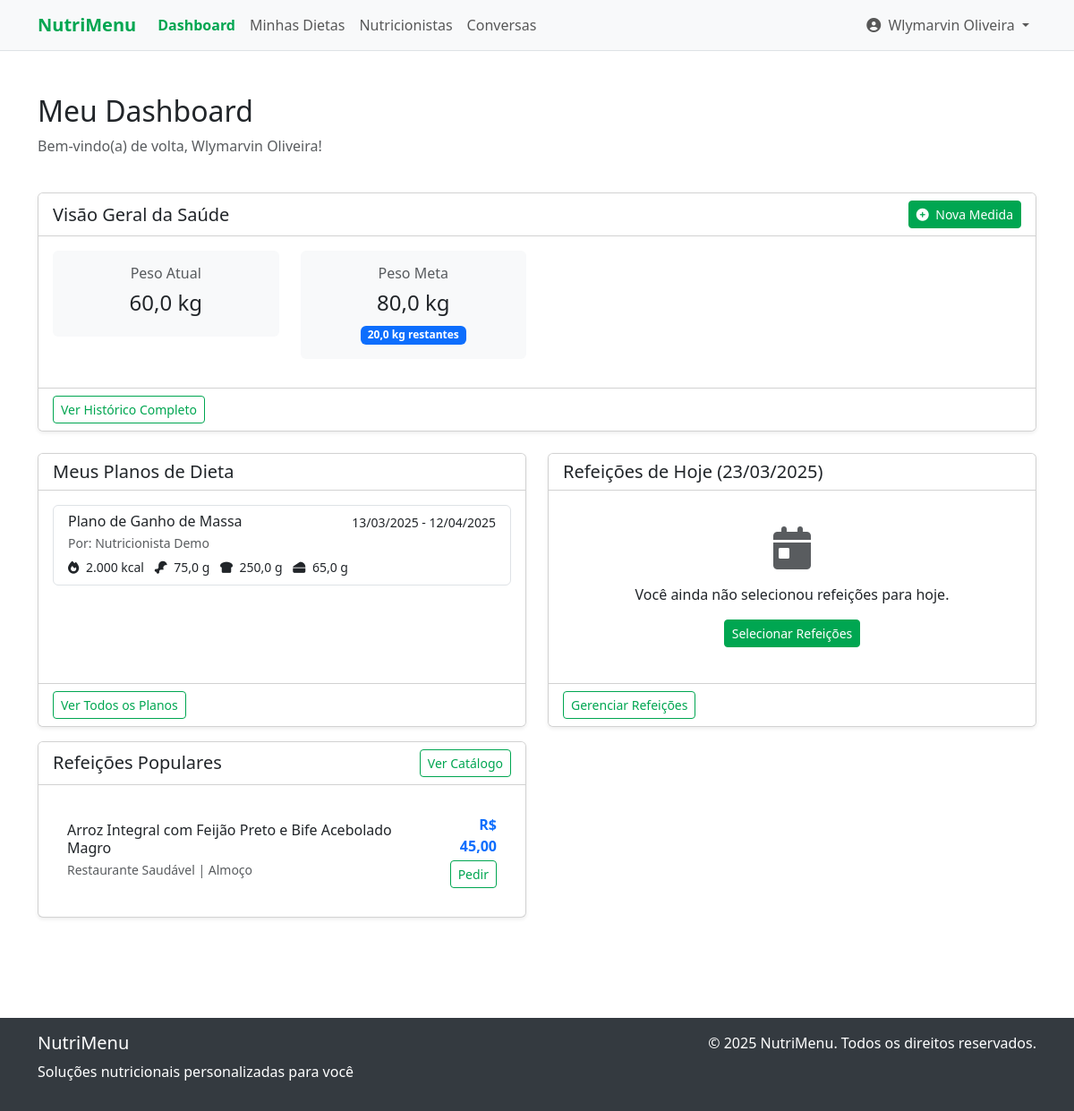
The app's page /dashboard (signed in) with its own data.
### tables this page shows
CREATE TABLE users (
    id INTEGER PRIMARY KEY AUTOINCREMENT,
    name TEXT NOT NULL,
    email TEXT NOT NULL UNIQUE,
    password TEXT NOT NULL,
    role TEXT NOT NULL DEFAULT 'user', -- 'admin', 'nutritionist', 'restaurant', 'user'
    created_at DATETIME DEFAULT CURRENT_TIMESTAMP,
    updated_at DATETIME DEFAULT CURRENT_TIMESTAMP
);

CREATE TABLE user_profiles (
    id INTEGER PRIMARY KEY AUTOINCREMENT,
    user_id INTEGER NOT NULL,
    birth_date DATE,
    gender TEXT,
    height REAL, -- in cm
    current_weight REAL, -- in kg
    goal_weight REAL, -- in kg
    activity_level TEXT, -- 'sedentary', 'light', 'moderate', 'active', 'very_active'
    health_conditions TEXT,
    dietary_restrictions TEXT,
    created_at DATETIME DEFAULT CURRENT_TIMESTAMP,
    updated_at DATETIME DEFAULT CURRENT_TIMESTAMP,
    FOREIGN KEY (user_id) REFERENCES users(id) ON DELETE CASCADE
);

CREATE TABLE diet_plans (
    id INTEGER PRIMARY KEY AUTOINCREMENT,
    nutritionist_id INTEGER NOT NULL,
    user_id INTEGER NOT NULL,
    name TEXT NOT NULL,
    start_date DATE NOT NULL,
    end_date DATE NOT NULL,
    daily_calories REAL,
    daily_protein REAL, -- in g
    daily_carbs REAL, -- in g
    daily_fat REAL, -- in g
    notes TEXT,
    status TEXT DEFAULT 'active', -- 'active', 'completed', 'canceled'
    created_at DATETIME DEFAULT CURRENT_TIMESTAMP,
    updated_at DATETIME DEFAULT CURRENT_TIMESTAMP,
    FOREIGN KEY (nutritionist_id) REFERENCES nutritionist_profiles(id) ON DELETE CASCADE,
    FOREIGN KEY (user_id) REFERENCES users(id) ON DELETE CASCADE
);

CREATE TABLE meals (
    id INTEGER PRIMARY KEY AUTOINCREMENT,
    restaurant_id INTEGER NOT NULL,
    name TEXT NOT NULL,
    description TEXT,
    price REAL NOT NULL,
    available BOOLEAN DEFAULT 1,
    meal_type TEXT, -- 'breakfast', 'lunch', 'dinner', 'snack'
    created_at DATETIME DEFAULT CURRENT_TIMESTAMP,
    updated_at DATETIME DEFAULT CURRENT_TIMESTAMP,
    FOREIGN KEY (restaurant_id) REFERENCES restaurant_profiles(id) ON DELETE CASCADE
);

### src/views/dashboard/user.php (the view, shortened to what the rows shown need)
<div class="container my-5">
    <div class="row mb-4">
        <div class="col">
            <h2>Meu Dashboard</h2>
            <p class="text-muted">Bem-vindo(a) de volta, <?= $user['name'] ?>!</p>
        </div>
    </div>
    <div class="row mb-4">
        <div class="col-12">
            <div class="card shadow-sm">
                <div class="card-body">
                    <div class="row">
                        <?php if (!empty($profile) && !empty($profile['current_weight'])): ?>
                            <div class="col-md-3 mb-3">
                                <div class="card border-0 bg-light">
                                    <div class="card-body text-center">
                                        <h6 class="text-muted mb-2">Peso Atual</h6>
                                        <h4><?= Formatter::formatWeight($profile['current_weight']) ?></h4>
                                    </div>
                                </div>
                            </div>
                        <?php endif; ?>
                        <?php if (!empty($profile) && !empty($profile['goal_weight'])): ?>
                            <div class="col-md-3 mb-3">
                                <div class="card border-0 bg-light">
                                    <div class="card-body text-center">
                                        <h6 class="text-muted mb-2">Peso Meta</h6>
                                        <h4><?= Formatter::formatWeight($profile['goal_weight']) ?></h4>
                                        <?php if (!empty($profile['current_weight'])): ?>
                                            <span class="badge bg-primary">
                                                <?= Formatter::formatWeight(abs($profile['goal_weight'] - $profile['current_weight'])) ?> restantes
                                            </span>
                                        <?php endif; ?>
                                    </div>
                                </div>
                            </div>
                        <?php endif; ?>
                    </div>
                </div>
            </div>
        </div>
    </div>
    <div class="row mb-4">
        <div class="col-md-6 mb-3">
            <div class="card shadow-sm h-100">
                <div class="card-body">
                    <?php if (empty($dietPlans)): ?>
                        <div class="text-center py-4">
                            <i class="fas fa-utensils fa-3x text-muted mb-3"></i>
                            <p>Você ainda não tem planos de dieta ativos.</p>
                            <a href="/nutritionists" class="btn btn-sm btn-primary">Encontrar Nutricionista</a>
                        </div>
                    <?php else: ?>
                        <div class="list-group">
                            <?php foreach ($dietPlans as $plan): ?>
                                <a href="/diets/view?id=<?= $plan['id'] ?>" class="list-group-item list-group-item-action">
                                    <div class="d-flex w-100 justify-content-between">
                                        <h6 class="mb-1"><?= $plan['name'] ?></h6>
                                        <small><?= Formatter::formatDate($plan['start_date']) ?> - <?= Formatter::formatDate($plan['end_date']) ?></small>
                                    </div>
                                    <p class="mb-1 text-muted small">Por: <?= $plan['nutritionist_name'] ?></p>
                                    <small>
                                        <i class="fas fa-fire me-1"></i> <?= Formatter::formatCalories($plan['daily_calories']) ?>
                                        <i class="fas fa-drumstick-bite ms-2 me-1"></i> <?= Formatter::formatNutrient($plan['daily_protein']) ?>
                                        <i class="fas fa-bread-slice ms-2 me-1"></i> <?= Formatter::formatNutrient($plan['daily_carbs']) ?>
                                        <i class="fas fa-cheese ms-2 me-1"></i> <?= Formatter::formatNutrient($plan['daily_fat']) ?>
                                    </small>
                                </a>
                            <?php endforeach; ?>
                        </div>
                    <?php endif; ?>
                </div>
            </div>
        </div>
        <div class="col-md-6 mb-3">
            <div class="card shadow-sm h-100">
                <div class="card-body">
                    <?php if (empty($popularMeals)): ?>
                        <p class="text-center text-muted my-4">Ainda não há refeições populares para mostrar.</p>
                    <?php else: ?>
                        <div class="list-group list-group-flush">
                            <?php foreach ($popularMeals as $meal): ?>
                                <div class="list-group-item p-3">
                                    <div class="d-flex justify-content-between align-items-center">
                                        <div>
                                            <h6 class="mb-1"><?= $meal['name'] ?></h6>
                                            <p class="mb-0 text-muted small"><?= $meal['restaurant_name'] ?> | <?= Formatter::getMealTypeName($meal['meal_type']) ?></p>
                                        </div>
                                        <div class="text-end">
                                            <div class="fw-bold text-primary mb-1"><?= Formatter::formatCurrency($meal['price']) ?></div>
                                            <a href="/meals/catalog" class="btn btn-sm btn-outline-primary">Pedir</a>
                                        </div>
                                    </div>
                                </div>
                            <?php endforeach; ?>
                        </div>
                    <?php endif; ?>
                </div>
            </div>
        </div>
    </div>
</div>

### src/views/layouts/main.php (shortened to what the rows shown need)
<!DOCTYPE html>
<html lang="pt-BR">
<head>
    <link href="https://cdn.jsdelivr.net/npm/bootstrap@5.3.0/dist/css/bootstrap.min.css" rel="stylesheet">
    <link rel="stylesheet" href="https://cdnjs.cloudflare.com/ajax/libs/font-awesome/6.4.0/css/all.min.css">
    <link rel="stylesheet" href="/css/styles.css">
</head>
<body>
    <nav class="navbar navbar-expand-lg navbar-light bg-light border-bottom">
        <div class="container">
            <div class="collapse navbar-collapse" id="navbarNav">
                <?php if (isset($currentUser)): ?>
                    <?php if ($currentUser['role'] === 'user'): ?>
                        <ul class="navbar-nav">
                            <li class="nav-item">
                                <a class="nav-link <?= getCurrentRoute() === '/dashboard' ? 'active' : '' ?>" href="/dashboard">
                                    Dashboard
                                </a>
                            </li>
                            <li class="nav-item">
                                <a class="nav-link <?= getCurrentRoute() === '/diets' ? 'active' : '' ?>" href="/diets">
                                    Minhas Dietas
                                </a>
                            </li>
                            <li class="nav-item">
                                <a class="nav-link <?= getCurrentRoute() === '/nutritionists' ? 'active' : '' ?>" href="/nutritionists">
                                    Nutricionistas
                                </a>
                            </li>
                            <li class="nav-item">
                                <a class="nav-link <?= getCurrentRoute() === '/chats' ? 'active' : '' ?>" href="/chats">
                                    Conversas
                                </a>
                            </li>
                        </ul>
                    <?php endif; ?>
                    <ul class="navbar-nav ms-auto">
                        <li class="nav-item dropdown">
                            <a class="nav-link dropdown-toggle" href="#" id="userDropdown" role="button" data-bs-toggle="dropdown">
                                <i class="fas fa-user-circle me-1"></i> <?= $currentUser['name'] ?>
                            </a>
                        </li>
                    </ul>
                <?php endif; ?>
            </div>
        </div>
    </nav>
    <div class="main-content">
        <?= $content ?>
    </div>
</body>
</html>

### records on screen
users: name "Wlymarvin Oliveira"
user_profiles: current_weight "60,0 kg", goal_weight "80,0 kg", Formatter::formatWeight(abs($profile['goal_weight'] - $profile['current_weight'])) "20,0 kg"
diet_plans: name "Plano de Ganho de Massa", start_date "13/03/2025", end_date "12/04/2025", users.name "Nutricionista Demo", daily_calories "2.000 kcal", daily_protein "75,0 g", daily_carbs "250,0 g", daily_fat "65,0 g"
meals: name "Arroz Integral com Feijão Preto e Bife Acebolado Magro", restaurant_name "Restaurante Saudável", meal_type "Almoço", price "R$ 45,00"

### other values on screen
APP_NAME "NutriMenu"
